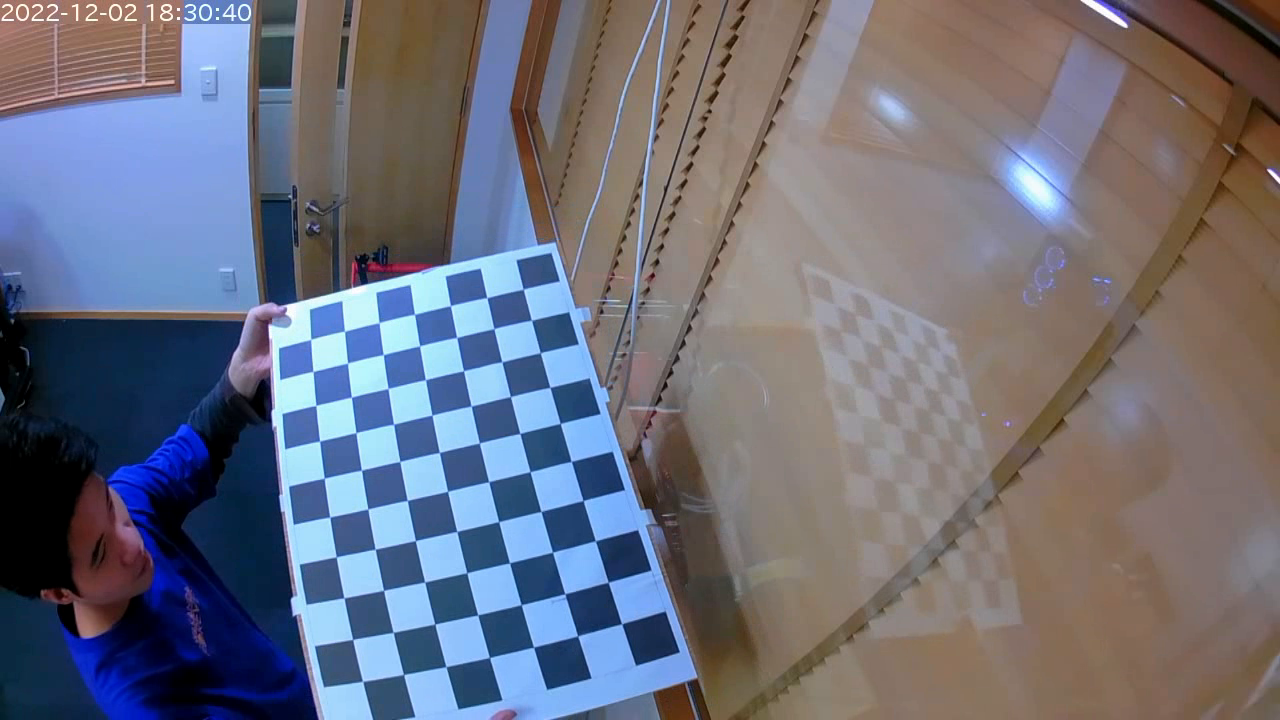
#> input picture data/recordings/2d_v2/frames/frame_27_01.png, 1280 x 720 px; its folder holds only this picture in this run
$ python img_utils.py
#> lines starting #> are read from the running program, lines starting #| are printed output that depends on the picture; long printed decimals are rounded
import numpy as np
from scipy.optimize import linear_sum_assignment
import cv2


# [76 lines left out: functions xyxy2xysr, xysr2xyxy, iou_batch, iou_associate, not called in this run]


if __name__ == '__main__':

    ############################## CALIB ##########################################

    R, C = 10, 7

    criteria = (cv2.TERM_CRITERIA_EPS + cv2.TERM_CRITERIA_MAX_ITER, 30, 0.001)

    # object points: (0,0,0), (1,0,0), ... (6,5,0)
    objp = np.zeros((C * R, 3), 'float32')
    objp[:, :2] = np.mgrid[0:R, 0:C].T.reshape(-1, 2)

    objpoints = []
    imgpoints = []

    # For better results, we need at least 10 test patterns
    import glob
    images = glob.glob('../../data/recordings/2d_v2/frames/frame_27_*.png')
    for fnames in images:
        img = cv2.imread(fnames)
#> img is the input picture: shape (720, 1280, 3); mean B, G, R 123, 110.1, 108.9
        gray = cv2.cvtColor(img, cv2.COLOR_BGR2GRAY)
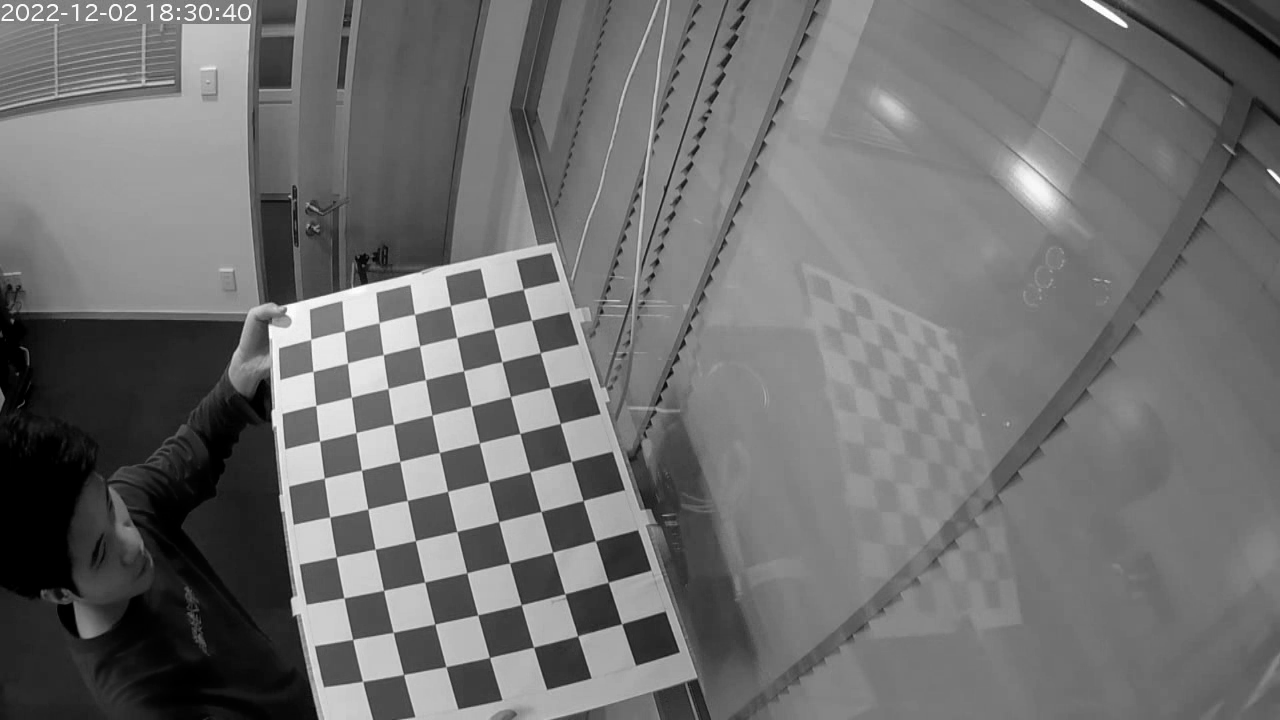
#> gray: shape (720, 1280); min 0, max 255, mean 111.2

        # corners are ordered: left-to-right, top-to-bottom
        ret, corners = cv2.findChessboardCorners(gray, (R, C), None)
#> ret = True; corners = 70 rows, first 8: [523.4, 289.2], [531.5, 320.1], [540.4, 352.8], [549.9, 387.4], [560.3, 423.5], [571.3, 461.4], [583.2, 500.5], [595.3, 541]

        if not ret:
            print('[INFO] Failed')
            continue

        objpoints.append(objp)
        corners2 = cv2.cornerSubPix(gray, corners, (11, 11), (-1, -1), criteria)    # increase accuracy
#> corners2 = 70 rows, first 8: [523.3, 289.1], [531.5, 320.3], [540.3, 352.6], [550, 387.4], [560.2, 423.4], [571.4, 461.5], [583.1, 500.5], [595.4, 540.8]
        imgpoints.append(corners2)

        '''
        cv2.drawChessboardCorners(img, (R, C), corners2, ret)
        cv2.imshow('img', img)
        cv2.waitKey(0)
        cv2.destroyAllWindows()
        '''

    # camera matrix, distortion coefficients, rotation and translation vectors
    ret, mtx, dist, rvecs, tvecs = cv2.calibrateCamera(objpoints, imgpoints, gray.shape[::-1], None, None)
#> ret = 0.127; mtx = [[683.8, 0, 637.6], [0, 686.8, 341.4], [0, 0, 1]]; dist = [[-0.38, 0.222, -0.00166, -0.00163, -0.0904]]; rvecs = ([-0.506, 0.268, 1.25],); tvecs = ([-3.06, -1.38, 18.03],)

    test_img_path = '../../data/recordings/2d_v2/frame_27_test_0.png'
    img = cv2.imread(test_img_path)
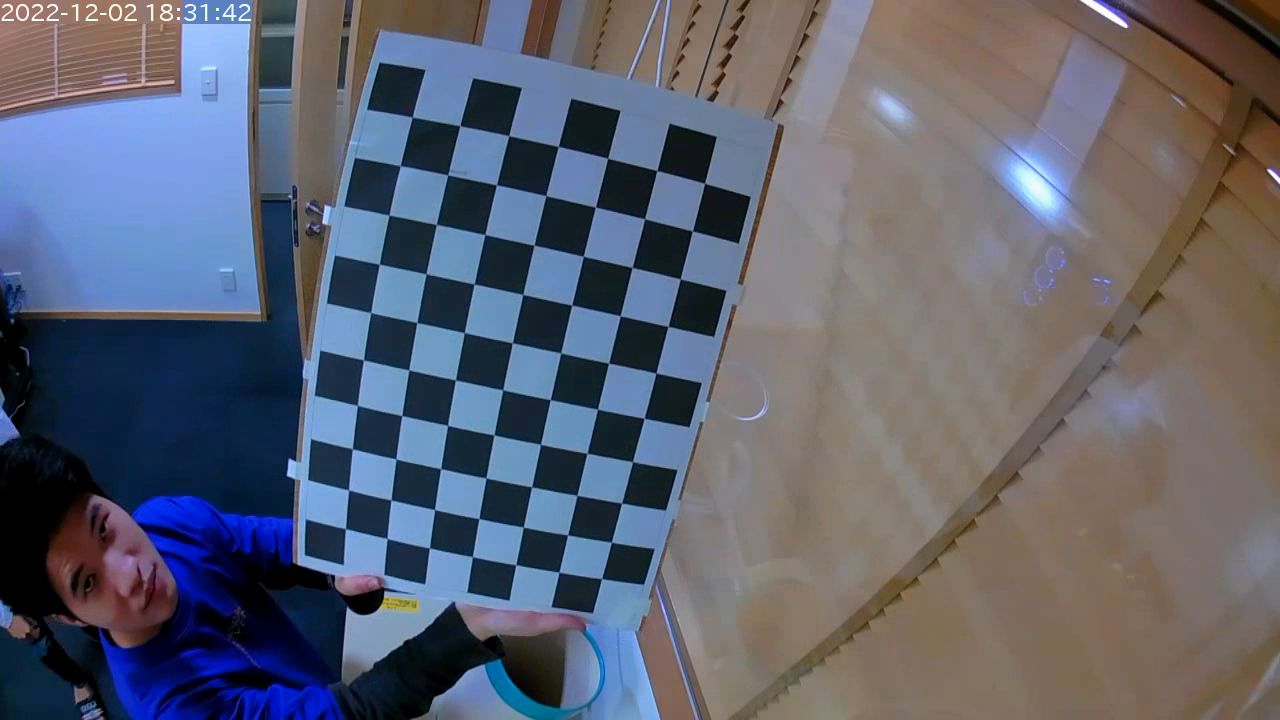
#> input picture data/recordings/2d_v2/frame_27_test_0.png, 1280 x 720 px
#> img is the input picture: shape (720, 1280, 3); mean B, G, R 111.2, 97.2, 93.6

    # refine the camera matrix based on a free scaling parameter
    # alpha = 0 -> minimum unwanted pixels
    # alpha = 1 -> retain all pixels with some extra black images
    h, w = img.shape[:2]
#> h = 720; w = 1280
    newcameramtx, roi = cv2.getOptimalNewCameraMatrix(mtx, dist, (w, h), 1, (w, h))
#> newcameramtx = [[396.3, 0, 907.3], [0, 307.4, 499.6], [0, 0, 1]]; roi = (538, 347, 741, 322)
    dst = cv2.undistort(img, mtx, dist, None, newcameramtx)
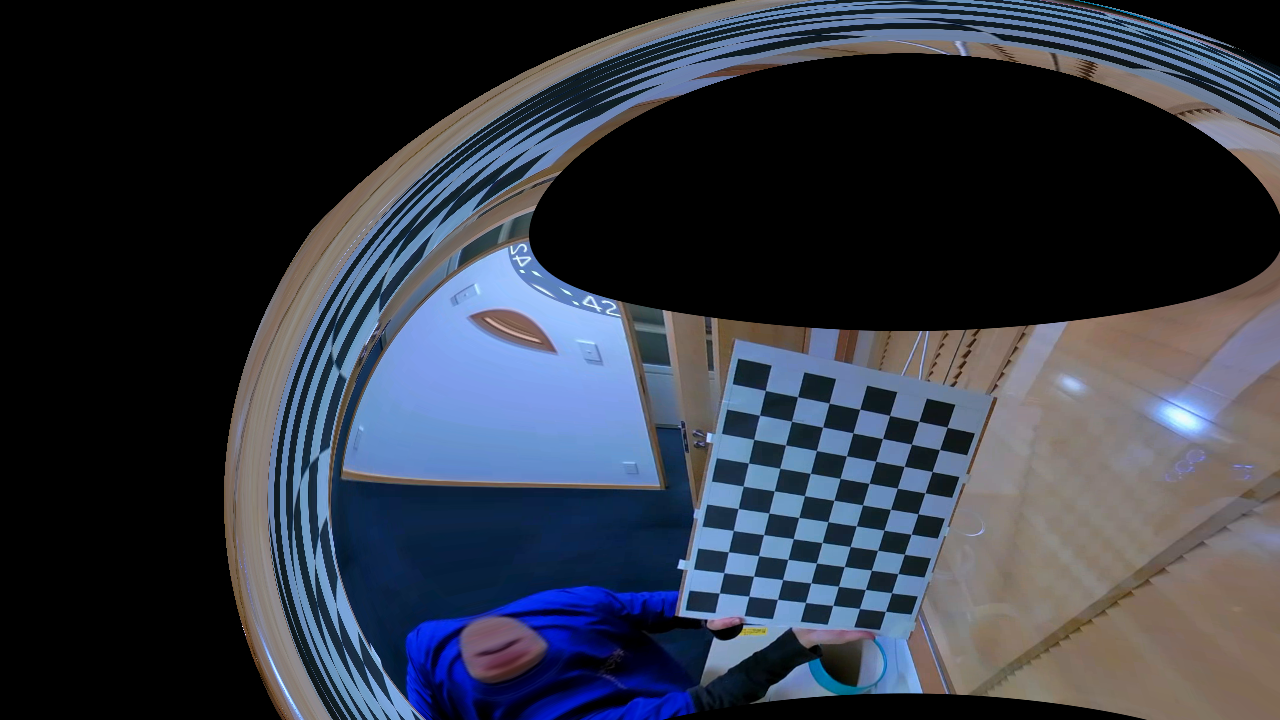
#> dst: shape (720, 1280, 3); mean B, G, R 66.8, 54.7, 49.4

    x, y, w, h = roi
#> x = 538; y = 347; w = 741; h = 322
    dst = dst[y:y + h, x:x + w]
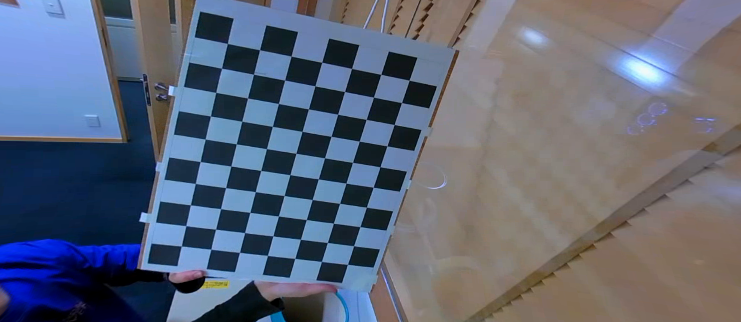
#> dst: shape (322, 741, 3); mean B, G, R 119.5, 101.8, 94.4

    '''
    cv2.imshow('img', dst)
    cv2.waitKey(0)
    cv2.destroyAllWindows()
    '''
    cv2.imwrite(test_img_path[:-4] + '_undistort.png', dst)

    # Re-projection Error
    mean_error = 0
    for i in range(len(objpoints)):
        imgpoints2, _ = cv2.projectPoints(objpoints[i], rvecs[i], tvecs[i], mtx, dist)
        error = cv2.norm(imgpoints[i], imgpoints2, cv2.NORM_L2) / len(imgpoints2)
        mean_error += error
#> this loop made 1 pass
#> (error, mean_error) on pass 1: (0.0152, 0.0152)
#> after the loop, mean_error = 0.0152
    print("total error: {}".format(mean_error / len(objpoints)))
#| total error: 0.01519

    #######################################################################################
